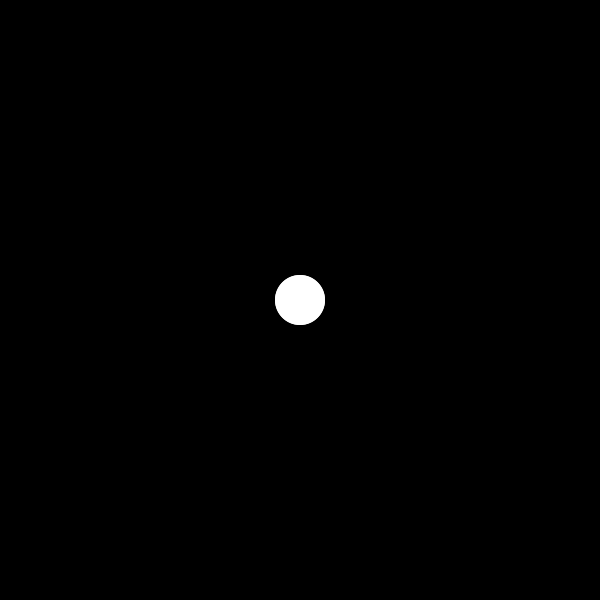
Frame 1 (no input)
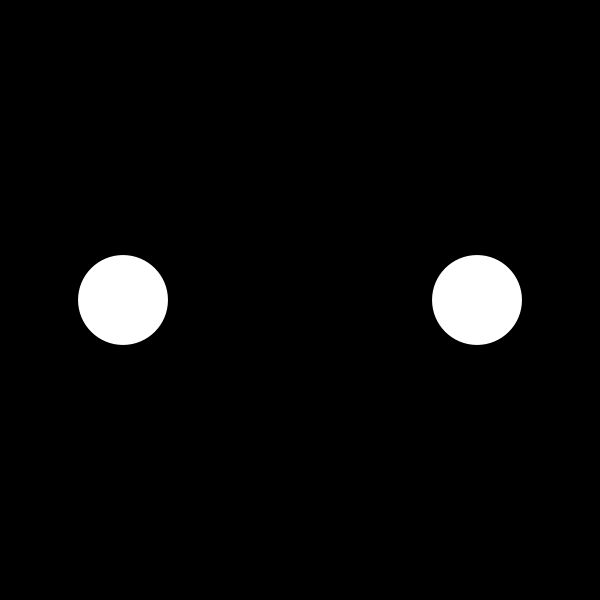
Frame 60 (the mouse pressed at the canvas centre just before this capture)
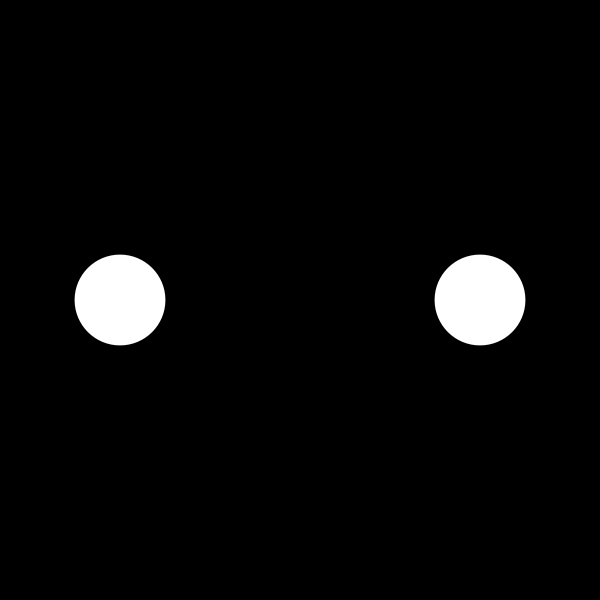
Frame 120 (the mouse held since frame 60 and released just before this capture)

The Processing sketch that drew these frames (run headless with seeded random() and noise(); from frame 60 on, the mouse is pressed at the canvas centre):

// Processing sketch: day2_06_conditionals_BW_ellipses
// ── day2_06_conditionals_BW_ellipses.pde
/*
Bootcamp CODE 2015 - InClass Sketch
Modified by: Umi Syam -- TRY UNCOMMENTING ALL VARIABLES RELATED TO THE VERTICAL ELLIPSES (xPos2, yPos2, diameter2)
August 4, 2015
*/

int xPos, yPos; //this is the x and y position for the horizontal moving ellipses
//int xPos2, yPos2; //this is for the optional vertical moving ellipses
float diameter2; //y axis ellipse diameter
float diameter; //x axis ellipse diameter
int speed; //movement speed
float sizeShift; //size multiplier

void setup() {
  size(600, 600);
  xPos = width/2;
  yPos = height/2; 
  //xPos2 = xPos; // note one variable = another
  //yPos2 = yPos;

  speed = 3;
  sizeShift = 1.01; //this is the rate at which the ellipses will change size
  diameter = 50;
  //diameter2 = 50;
  noStroke();
}

void draw() {
  background(0);

  fill(255);

  ellipse(xPos, yPos, diameter, diameter); //this is the ellipse that starts on the left
  ellipse(-xPos + width, yPos, -diameter, -diameter); //this is the mirrored ellipse -- note the use of negatives

  if ((xPos > 0 - diameter) && (xPos < width + diameter)) { //set boundaries -- adding the diameter so it appears to go offscreen
    if (mouseX < width/3) { //if mouseX is less than the first third of the screen, go left and increase diameter
      xPos -= speed; 
      diameter *= sizeShift;
      //}
    }

    if (mouseX > (width/3 * 2)) { //if mouseX is greater than 2/3 of the screen, go right and decrease diameter
      xPos += speed;
      diameter /= sizeShift;
    }
  } else {
    xPos = width/2;
  }
  
/*
 ellipse(xPos2, yPos2, diameter2, diameter2);
 ellipse(xPos2, -yPos2 + height, -diameter2, -diameter2);
 
 if (mouseY < height/3){
 yPos2 -= speed;
 diameter2 *= sizeShift;
 }
 
 if (mouseY > (height/3 * 2)){
 yPos2 += speed;
 diameter2 /= sizeShift;
 }
 */
}
